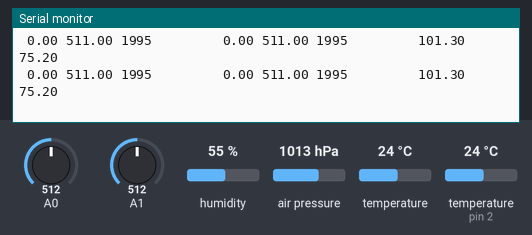
This sketch was run on a simulated Arduino Uno, built with avr-gcc and run on an emulated ATmega328P. Shown: the last lines printed to the serial monitor. The inputs (shaded band) are chosen by the test bench; at power-on: A1 = 512, A0 = 512, humidity 55 %, air pressure 1013 hPa, temperature 24 °C, temperature (sensor on pin 2) 24 °C.

Above: at 1.2 s.
1.3 s: A1 set to 515
At 1.32 s:
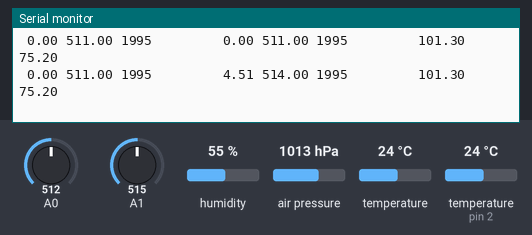
2.8 s: A0 set to 223
At 2.87 s:
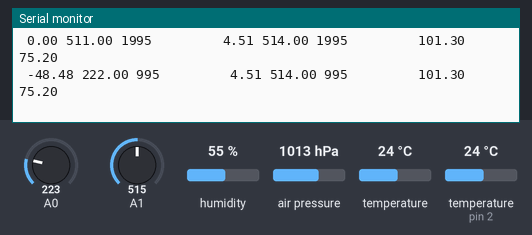
9.0 s: A0 set to 198
At 9.07 s:
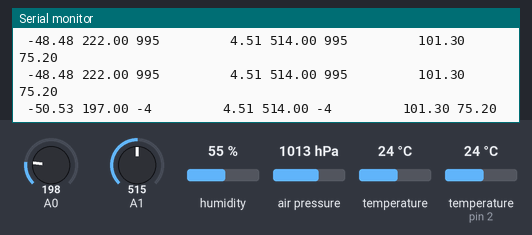
Timing chart, 0 to 12.0 s (numbered marks = the images above; inputs shaded):
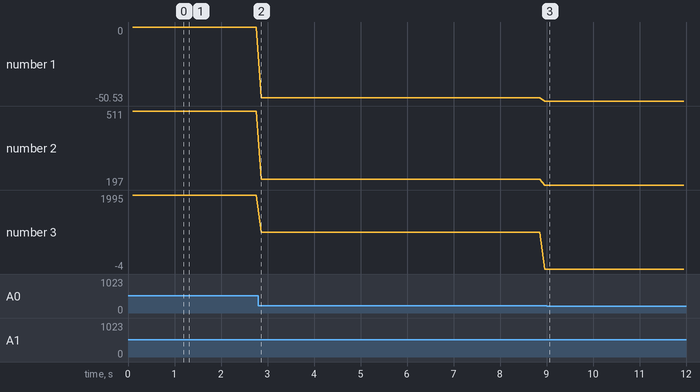

Measured:
- after the input at 1.3 s, the serial monitor: prints a new line at once (image 1)
- after the input at 2.8 s, the serial monitor: prints a new line after 0.07 s (image 2)
- plotted number 1: 0 → -50.53 after the input at 2.8 s
- plotted number 2: 511 → 197 after the input at 2.8 s
- plotted number 3: 1995 → -4 after the input at 2.8 s

The sketch:

sketch_may22b.ino
```cpp
#include "DHT.h"

#define DHTPIN 2
#define DHTTYPE DHT21 // THis should be good for the DHT 2301 sensor
#include <Wire.h>
#include <Adafruit_MPL3115A2.h>
Adafruit_MPL3115A2 baro = Adafruit_MPL3115A2();


float V_0 = 5.0; // supply voltage to the pressure sensor
float rho = 1.204; // air density

// parameters for averaging and offset
int veloc = 0;
int veloc2 = 0;
int offset = 0;
int offset2 = 0;
int offset_size = 100;
int veloc_mean_size = 20l;
int zero_span = 2;
int pressure1 = 0;
int pressure2 = 0;
int voltage = 0;
int voltage2 = 0;
DHT dht(DHTPIN, DHTTYPE);

void setup() {
  // setup and calculate offset
  Serial.begin(9600);
  for (int ii=0;ii<offset_size;ii++){
    offset += analogRead(A0)-(1023/2);
    offset2 += analogRead(A1)-(1023/2);
  }
  offset /= offset_size;
  offset2 /= offset_size;
}

void loop() {
  float adc_avg = 0; float veloc = 0.0; float adc_avg2 = 0; float veloc2 = 0.0;

  //average a few ADC readings for stability
  for (int ii=0;ii<veloc_mean_size;ii++){
    adc_avg+= analogRead(A0)-offset;
    adc_avg2+= analogRead(A1)-offset2;
  }
  adc_avg/=veloc_mean_size;
  adc_avg2/=veloc_mean_size;

  voltage = (adc_avg/1023)*5;
  voltage2 = (adc_avg/1023)*5;

  // Calculate pressure
  pressure1 = (voltage - (offset/1023.0)*5) * 1000;
  pressure2 = (voltage2 - (offset/1023.0)*5) * 1000;

  // make sure if the ADC reads below 512 then its a negative velocity
  if (adc_avg>512-zero_span and adc_avg<512+zero_span){
  } else{
    if (adc_avg<512){
      veloc = -sqrt((-10000.0*((adc_avg/1023.0)-0.5))/rho);
    } else {
      veloc = sqrt((10000.0*((adc_avg/1023.0)-0.5))/rho);
    }
  }

if (! baro.begin()) {
    Serial.println("Couldnt find sensor");
    return;
  }
  float h = dht.readHumidity(); float dht_f = dht.readTemperature(true);
  float barr = baro.getPressure();
  float bar = (barr / 1000);
  float tempc = baro.getTemperature();
  float tempF = (tempc * 9/5) + 32;


  // same as before but for the second pitot tube
  if (adc_avg2>512-zero_span and adc_avg2<512+zero_span){
  } else{
    if (adc_avg2<512){
      veloc2 = -sqrt((-10000.0*((adc_avg2/1023.0)-0.5))/rho);
    } else {
      veloc2 = sqrt((10000.0*((adc_avg2/1023.0)-0.5))/rho);
    }
  }

  Serial.print(veloc);
  Serial.print(" ");
  Serial.print(adc_avg);
  Serial.print(" ");
  Serial.print(pressure1);
  Serial.print("         ");
  Serial.print(veloc2);
  Serial.print(" ");
  Serial.print(adc_avg2);
  Serial.print(" ");
  Serial.print(pressure2);
  Serial.print("         ");
  Serial.print(bar);
  Serial.print(" ");
  Serial.println(tempF);
  Serial.print(" ");
  delay(100);
}
```
